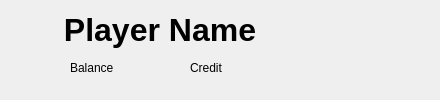
<?xml version="1.0" encoding="UTF-8"?>
<ui version="4.0">
 <class>PlayerInfo</class>
 <widget class="QWidget" name="PlayerInfo">
  <property name="geometry">
   <rect>
    <x>0</x>
    <y>0</y>
    <width>440</width>
    <height>100</height>
   </rect>
  </property>
  <property name="windowTitle">
   <string>Form</string>
  </property>
  <widget class="QLabel" name="lb_playerName">
   <property name="geometry">
    <rect>
     <x>10</x>
     <y>10</y>
     <width>300</width>
     <height>40</height>
    </rect>
   </property>
   <property name="font">
    <font>
     <pointsize>24</pointsize>
     <bold>true</bold>
    </font>
   </property>
   <property name="text">
    <string>Player Name</string>
   </property>
   <property name="alignment">
    <set>Qt::AlignCenter</set>
   </property>
  </widget>
  <widget class="QLabel" name="lb_balance">
   <property name="geometry">
    <rect>
     <x>70</x>
     <y>60</y>
     <width>54</width>
     <height>16</height>
    </rect>
   </property>
   <property name="text">
    <string>Balance</string>
   </property>
  </widget>
  <widget class="QLabel" name="lb_credit">
   <property name="geometry">
    <rect>
     <x>190</x>
     <y>60</y>
     <width>54</width>
     <height>16</height>
    </rect>
   </property>
   <property name="text">
    <string>Credit</string>
   </property>
  </widget>
  <widget class="QLabel" name="lb_img_balance">
   <property name="geometry">
    <rect>
     <x>45</x>
     <y>58</y>
     <width>20</width>
     <height>20</height>
    </rect>
   </property>
   <property name="text">
    <string/>
   </property>
   <property name="pixmap">
    <pixmap resource="resources.qrc">:/panels/assets/panels/balance.png</pixmap>
   </property>
   <property name="scaledContents">
    <bool>true</bool>
   </property>
  </widget>
  <widget class="QLabel" name="lb_img_credit">
   <property name="geometry">
    <rect>
     <x>165</x>
     <y>58</y>
     <width>20</width>
     <height>20</height>
    </rect>
   </property>
   <property name="text">
    <string/>
   </property>
   <property name="pixmap">
    <pixmap resource="resources.qrc">:/panels/assets/panels/credit.png</pixmap>
   </property>
   <property name="scaledContents">
    <bool>true</bool>
   </property>
  </widget>
 </widget>
 <resources>
  <include location="resources.qrc"/>
 </resources>
 <connections/>
</ui>
